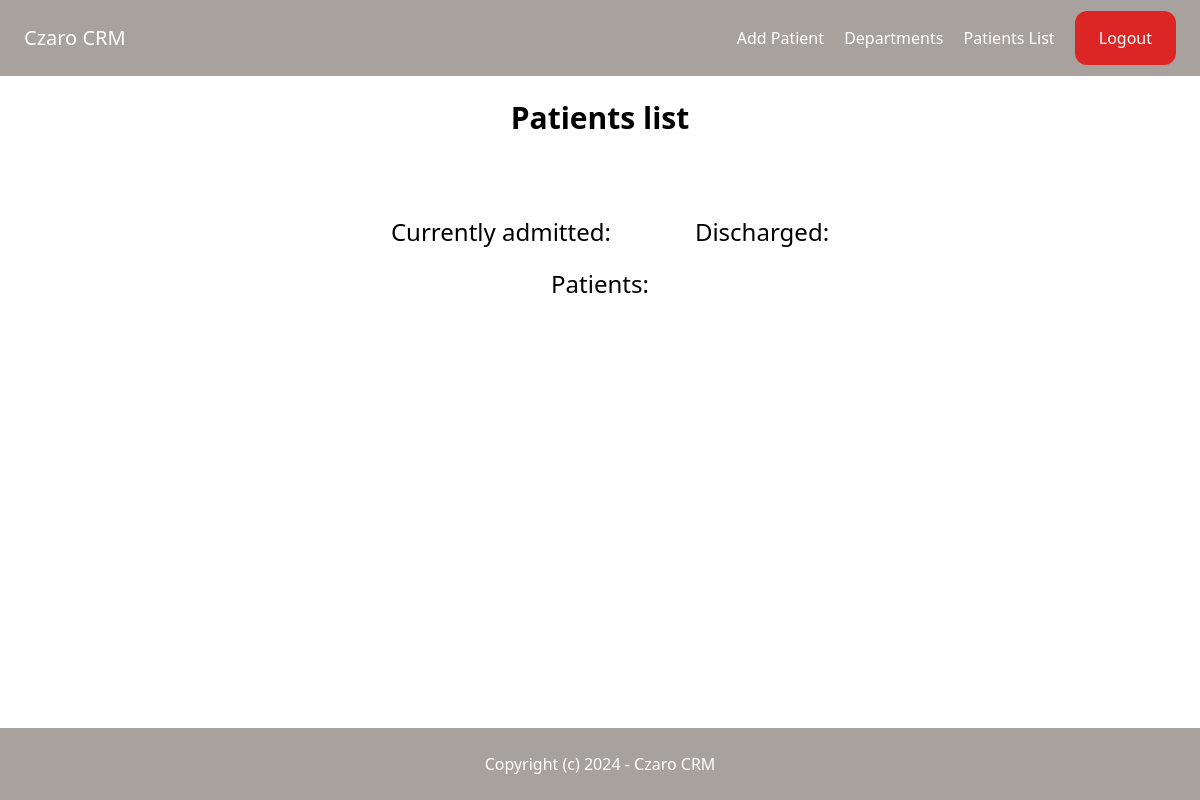
Before: /patient/ (signed in) with the older database file.
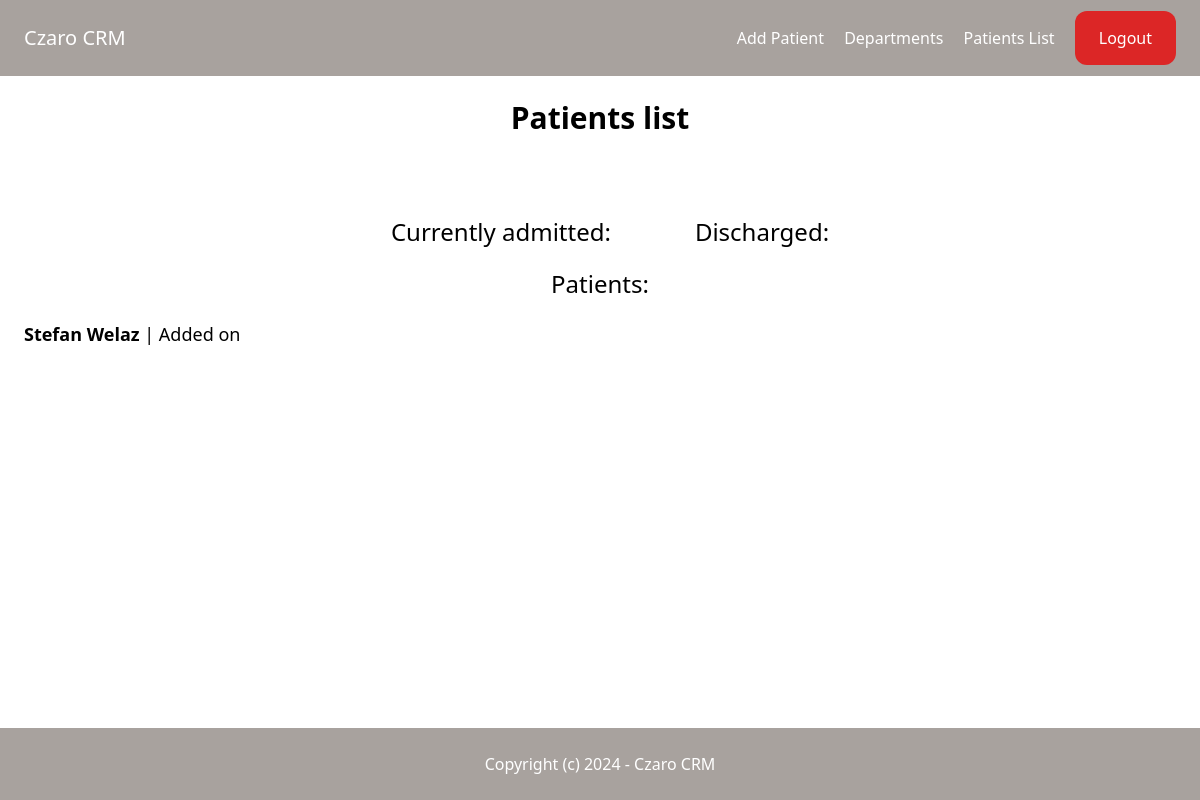
After: the same page with the newer database file.
### patient/models.py (models this page shows, shortened)
class Patient(models.Model):
    id = models.UUIDField(primary_key=True, default=uuid.uuid4, editable=False)
    first_name = models.CharField(max_length=255)
    last_name = models.CharField(max_length=255)
    date_of_birth = models.DateField()
    contact_number = models.CharField(max_length=15)
    is_insured = models.BooleanField(choices=YES_NO_CHOICES, default=YES)
    insurance = models.CharField(max_length=255)
    country = models.CharField(max_length=255)
    city = models.CharField(max_length=255)
    street = models.CharField(max_length=255)
    zip_code = models.CharField(max_length=255)
    created_by = models.ForeignKey(User, on_delete=models.CASCADE)
    created_at = models.DateTimeField(auto_now_add=True)
    modified_at = models.DateTimeField(auto_now=True, null=True)

### patient/views.py (the view)
# urls.py: path("", views.main, name="index"),
@login_required(login_url = "/login/")
def index(request):
    patients = Patient.objects.all()
    context = {
        "patients": patients,
        "title" : "Patients list"
    }
    return render(request, "patient_list.html", context)

### templates/patient_list.html (shortened to what this page needs)
{% extends "base.html"%}
{% block content %}
<h1 class="text-3xl font-bold text-center mb-20">{{ title }}</h1>
<div class="flex justify-center">
    <div class="px-5">
        <p class="text-2xl text-center mb-5">Currently admitted:</p>
    </div>
    <div clas="w-1/2 px-5">
        <p class="text-2xl text-center mb-5">Discharged:</p>
    </div>
</div>
<div>
    <p class="text-2xl text-center mb-5">Patients:</p>
    {% for patient in patients %}
    <a href="{% url 'patient:detail' patient.id %}">
        <p class="mb-3 text-lg">
            <span class="font-bold">{{ patient.first_name }} {{ patient.last_name }}</span> | Added on {{ patient.created_on|date:"d F Y, H:i"  }}
        </p>
    </a>
{% endfor %}
{% endblock %}

Changed rows visible on the page:
added Patient: first_name "Stefan", last_name "Welaz"
